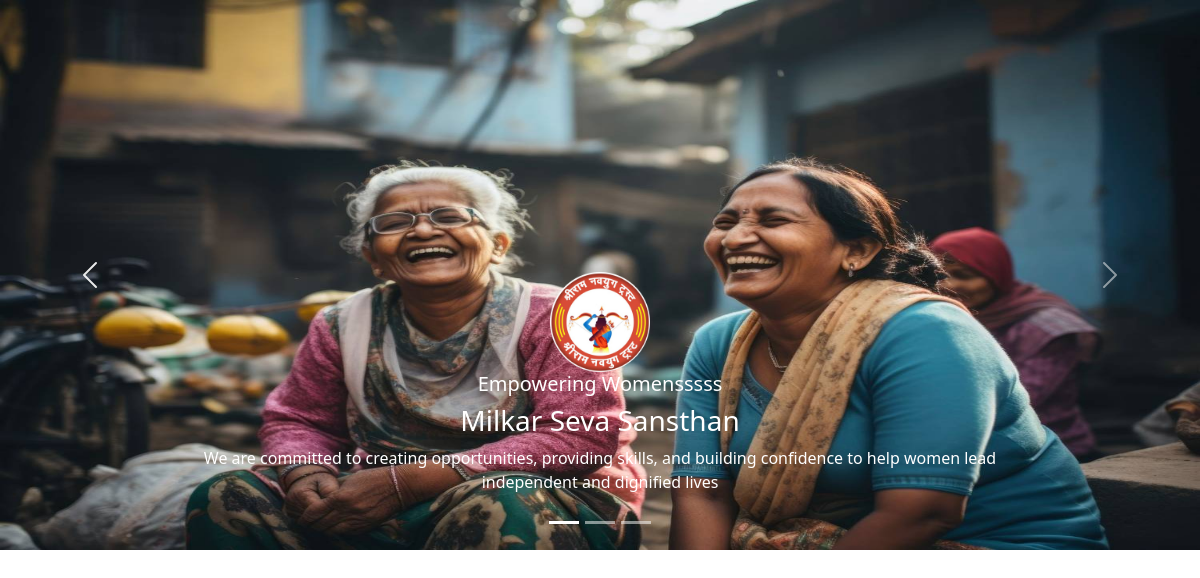
The app's page /slider/ (signed in) with its own data.
### Users/models.py (models this page shows, shortened)
class Slider(models.Model):
    title_small = models.CharField(max_length=100, help_text="Small heading, e.g., 'Welcome To'")
    title_large = models.CharField(max_length=200, help_text="Main heading, e.g., 'Milkar Seva Sansthan'")
    description = models.TextField()
    image = models.ImageField(upload_to='sliders/', help_text="Main slider image")
    logo = models.ImageField(upload_to='sliders/logos/', )
    is_active = models.BooleanField(default=True, help_text="Set True to show this slide")
    created_at = models.DateTimeField(auto_now_add=True)
    updated_at = models.DateTimeField(auto_now=True)
    is_deleted = models.BooleanField(default=False, blank=True, null=True)
    class Meta:
        ordering = ['-created_at']
    class Meta:
        verbose_name = "Slider"
        verbose_name_plural = "Sliders"

### Users/views.py (the view)
# urls.py: path('slider/', views.slider_view, name='slider_view'),
def slider_view(request):
    if 'user_id' not in request.session:
        return redirect('login_view')
    sliders = Slider.objects.filter(is_active=True, is_deleted=False)
    return render(request, 'slider.html', {'sliders': sliders})

### templates/slider.html (shortened to what this page needs)
<!DOCTYPE html>
<html lang="en">
<head>
</head>
<div id="trustCarousel1" class="carousel slide" data-bs-ride="carousel" data-bs-interval="1000">
  <div class="carousel-indicators">
    <button type="button" data-bs-target="#trustCarousel1" data-bs-slide-to="0" class="active"></button>
    <button type="button" data-bs-target="#trustCarousel1" data-bs-slide-to="1"></button>
    <button type="button" data-bs-target="#trustCarousel1" data-bs-slide-to="2"></button>
  </div>
<div class="carousel-inner">
    {% for slide in sliders %}
    <div class="carousel-item {% if forloop.first %}active{% endif %}">
        <div class="carousel-caption d-none d-md-block">
            {% if slide.logo %}
            <img src="{{ slide.logo.url }}" width="100" height="100" alt="Logo">
            {% endif %}
            <h5>{{ slide.title_small }}</h5>
            <h3>{{ slide.title_large }}</h3>
            <p>{{ slide.description }}</p>
        </div>
    </div>
    {% endfor %}
</div>
  <button class="carousel-control-prev" type="button" data-bs-target="#trustCarousel1" data-bs-slide="prev">
    <span class="carousel-control-prev-icon"></span>
  </button>
  <button class="carousel-control-next" type="button" data-bs-target="#trustCarousel1" data-bs-slide="next">
    <span class="carousel-control-next-icon"></span>
  </button>
</div>
<link href="https://cdn.jsdelivr.net/npm/bootstrap@5.3.3/dist/css/bootstrap.min.css" rel="stylesheet">
</body>
</html>

### templates/slider.html (style rules this page uses)
.carousel-item img { height: 550px; }
.carousel-caption img { width: 100px; height: 100px; }

### records on screen
Slider: logo (picture), title_small "Empowering Womensssss", title_large "Milkar Seva Sansthan", description "We are committed to creating opportunities, providing skills, and building confidence to help women lead independent and dignified lives"
